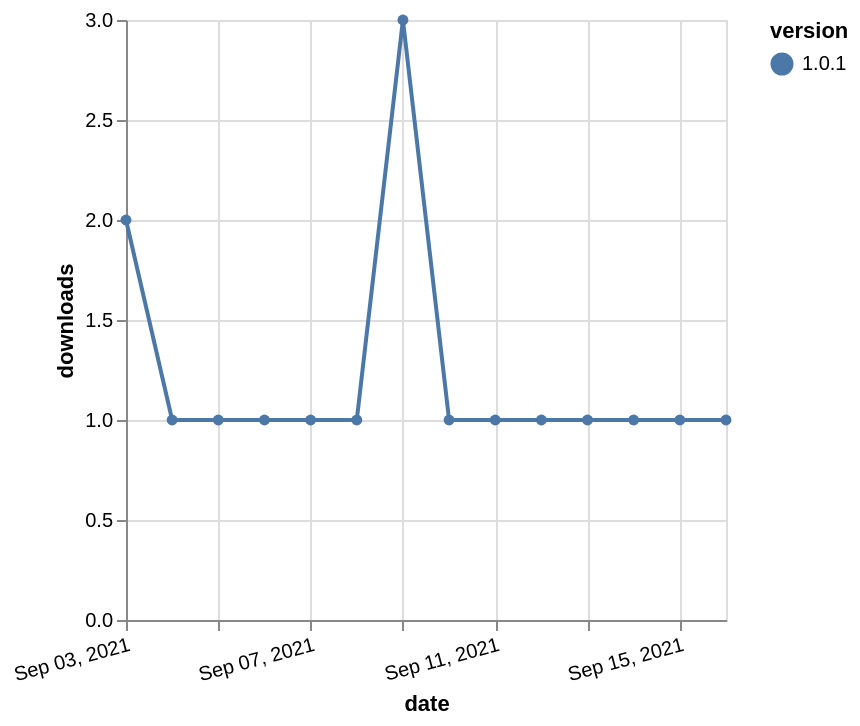

Vega-Lite specification for this chart:
### Vega-Lite specification from a JSON file in a GitHub repository (floating-point values rounded to 4 significant figures)
{"$schema": "https://vega.github.io/schema/vega-lite/v5.json", "description": "A simple bar chart with embedded data.", "data": {"values": [{"date": "2021-09-03", "total": 506, "delta": 2, "version": "1.0.1"}, {"date": "2021-09-04", "total": 507, "delta": 1, "version": "1.0.1"}, {"date": "2021-09-05", "total": 508, "delta": 1, "version": "1.0.1"}, {"date": "2021-09-06", "total": 509, "delta": 1, "version": "1.0.1"}, {"date": "2021-09-07", "total": 510, "delta": 1, "version": "1.0.1"}, {"date": "2021-09-08", "total": 511, "delta": 1, "version": "1.0.1"}, {"date": "2021-09-09", "total": 514, "delta": 3, "version": "1.0.1"}, {"date": "2021-09-10", "total": 515, "delta": 1, "version": "1.0.1"}, {"date": "2021-09-11", "total": 516, "delta": 1, "version": "1.0.1"}, {"date": "2021-09-12", "total": 517, "delta": 1, "version": "1.0.1"}, {"date": "2021-09-13", "total": 518, "delta": 1, "version": "1.0.1"}, {"date": "2021-09-14", "total": 519, "delta": 1, "version": "1.0.1"}, {"date": "2021-09-15", "total": 520, "delta": 1, "version": "1.0.1"}, {"date": "2021-09-16", "total": 521, "delta": 1, "version": "1.0.1"}]}, "width": "container", "mark": {"type": "line", "point": {"filled": true}}, "encoding": {"x": {"field": "date", "type": "temporal", "timeUnit": "yearmonthdate", "title": "date", "axis": {"labelAngle": -15}}, "y": {"field": "delta", "type": "quantitative", "title": "downloads"}, "color": {"field": "version", "type": "nominal"}, "tooltip": {"field": "delta"}}}
